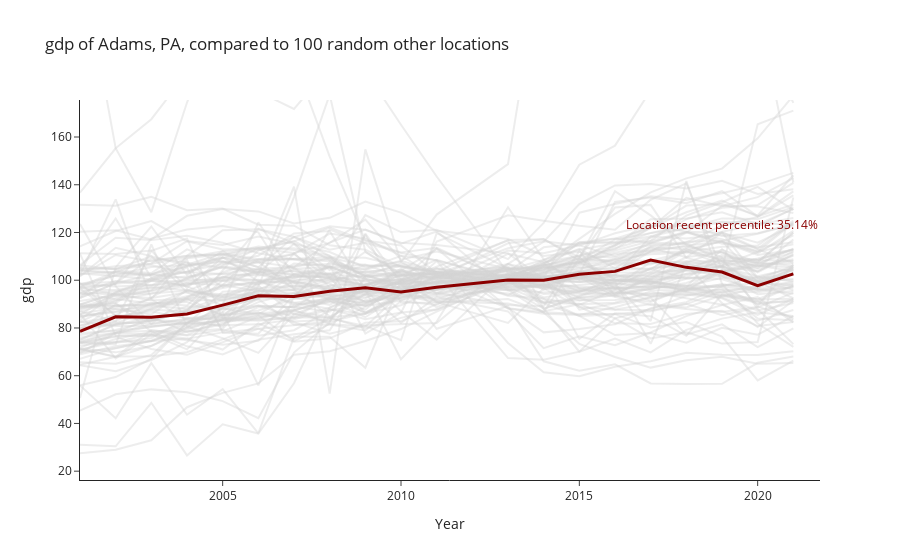

Source (notebook cell):
### Markdown cell above
#### Use case: I just want a rough idea

You want to know where your jurisdiction stands relative to all the others in the country. you also know the rate 
of locations where the most recent value of the outcome is lower than yours.

### Code cell
f  = FipsQuery(42001, "gdp")
f.compare_my_outcome_to_others(sample_size= 100, range_multiplier= 10)
